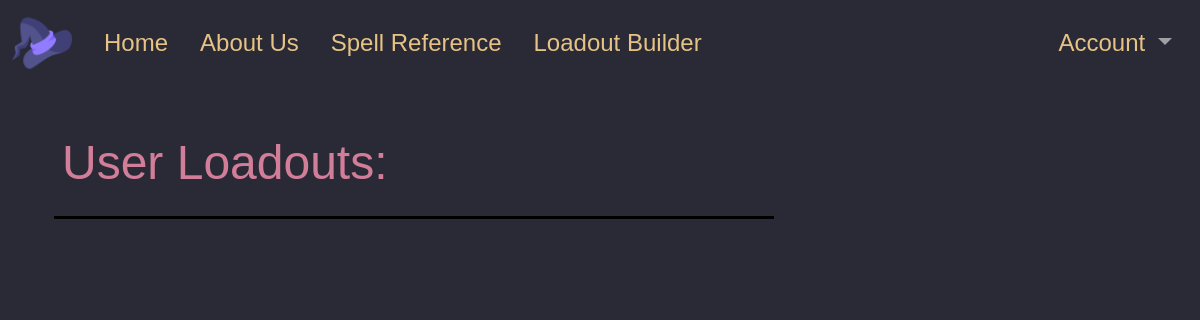
/myloadouts (signed in), run on an earlier commit of the app's database.
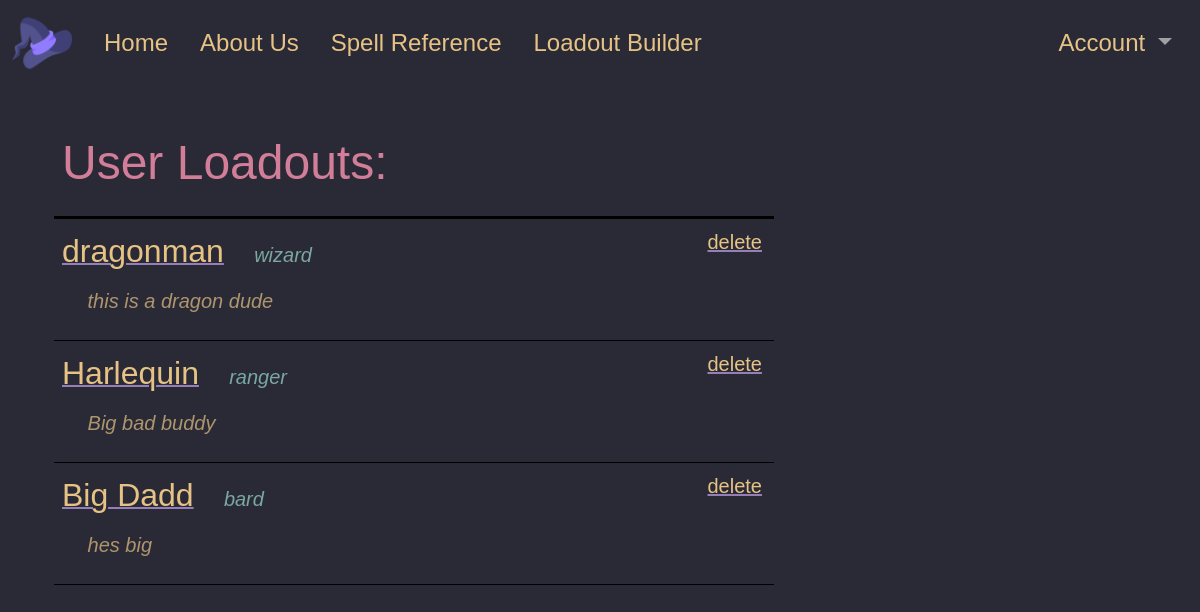
And on a later commit of the database.
### tables this page shows
CREATE TABLE loadouts (
    loadout_id INTEGER PRIMARY KEY,
    user_id INTEGER,
    loadout_name TEXT NOT NULL,
    class TEXT NOT NULL,
    description TEXT,
    spell_name TEXT NOT NULL
);

### run.py (the view)
@app.route('/myloadouts', methods=['GET', 'POST'])
def myloadouts():
    if 'user' in session.keys():
        loadouts = get_db().get_user_loadouts(session['user']['id'])
        loadout_names = []
        unique_loadouts = []
        for loadout in loadouts:
            name = loadout[2]
            if name not in loadout_names:
                unique_loadouts.append(loadout)
                loadout_names.append(name)
        print(loadout_names)
        return render_template('myloadouts.html',loadouts = unique_loadouts)

### db.py (called while the page is built)
    def select(self, sql, parameters=[]):
        c = self.conn.cursor()
        c.execute(sql, parameters)
        return c.fetchall()

    def get_user_loadouts(self, user_id):
        data = self.select('SELECT distinct * FROM loadouts WHERE loadouts.user_id = ?', [user_id])
        return data

### run.py (called while the page is built)
def get_db():
    db = getattr(g, '_database', None)
    if db is None:
        db = Database(DATABASE_PATH)
    return db

### templates/myloadouts.html (shortened to what this page needs)
{% extends "base.html" %} {% block title %}Builder{%endblock%}
{%block content%}
<div class = 'row'>
    <div class="col-md-8">
        <table class = "table border-black" id = "loadout-list">
            <thead style="border-bottom-width: 3px;">
                <tr>
                    <th class = "tref-h">
                        <h1 class="t6 py-2 container-heading">User Loadouts:</h1>
                    </th>
                </tr>
            </thead>
            <tbody>
                {%for loadout in loadouts%}
                    <tr>
                        <td class = 'tref'>
                            <a class = "loadout-select aref tref-l" style="font-size: 2.0rem;" href="{{ url_for('loadout', loadout_id=loadout[2]) }}">{{loadout[2]}}</a>
                            <p class="px-2 t5-plus" style="display:inline-block;font-size: 1.25rem;">&ensp; <em>{{loadout[3]}}</em></p>
                            <a class="delete aref tref-l" href="#" style = "float:right; display:inline-block; padding-right:4px; font-size:1.25rem" data-name="{{loadout[2]}}">delete</a>
                            {%if loadout[4] == "" %}
                                <p style="font-size: 1.25rem;opacity: 0.7;">&emsp; <em>no description </em></p>
                            {%else%}
                                 <p style="font-size: 1.25rem;opacity: 0.7;">&emsp; <em>{{loadout[4]}}</em></p>
                            {%endif%}
                        </td>
                    </tr>
                {%endfor%}
            </tbody>
        </table>
    </div>
</div>
{%endblock%}

### templates/base.html (shortened to what this page needs)
<!DOCTYPE html>
<html>
<head>
    <link href="https://cdn.jsdelivr.net/npm/bootstrap@5.3.2/dist/css/bootstrap.min.css"
    rel="stylesheet"
>
    <link rel="stylesheet" href="/static/css/base.css">
    <link rel="stylesheet" href="/static/css/loadouts.css">
</head>
<body>
    <header>
        <div class="container-xxl">
            <div class="row">
                <div class="col">
                    <nav class="navbar navbar-expand-md navbar-dark">
                        <a class="navbar-brand" href="/"><img src="/static/img/witch-hat.png" style="max-height: 60px;"></a>
                        <div class="collapse navbar-collapse" id="navbarSupportedContent">
                            <ul class="navbar-nav me-auto">
                                <li class="header-unselected nav-item{% if active == 'Home' %} header-selected active{% endif %}">
                                    <a class="nav-link" href="/">Home</a>
                                </li>
                                <li class="header-unselected nav-item{% if active == 'About' %} header-selected active{% endif %}">
                                    <a class="nav-link" href="/about">About Us</a>
                                </li>
                                <li class="header-unselected nav-item{% if active == 'Spell Reference' %} header-selected active{% endif %}">
                                    <a class="nav-link" href="/spell_reference">Spell Reference</a>
                                </li>
                                <li class="header-unselected nav-item{% if active == 'Loadout Builder' %} header-selected active{% endif %}">
                                    <a class="nav-link" href="/builder1">Loadout Builder</a>
                                </li>
                            </ul>
                            <ul class="navbar-nav">
                                <li class="nav-item dropdown">
                                    <a class="nav-link dropdown-toggle header-unselected" href="#" id="navbarDropdown" role="button"
                                        data-bs-toggle="dropdown" aria-haspopup="true" aria-expanded="false">
                                        Account
                                    </a>
                            </ul>
                        </div>
                    </nav>
                </div>
            </div>
        </div>
    </header>
    <main>
        <div class="container-lg content">
            {% block content %}{% endblock %}
        </div>
    </main>
</body>
</html>

### static/css/base.css (style rules this page uses)
body { font-family: 'Baskerville', 'Trebuchet MS', sans-serif; font-size: 1.5rem; background: #2A2A37; }
header { background: #2A2A37; }
.header-unselected { -webkit-text-fill-color: #E6C384; }
.navbar-expand-md .navbar-nav .nav-link { padding-left: 1rem; padding-right: 1rem; }
.content { padding: 2rem 1.5rem; }
.container-heading { font-size: 3.0rem; }
thead th { position:sticky;top: 0; z-index: 1; }
.tref { background-color: #2A2A37 !important; -webkit-text-fill-color: #E6C384; }
.tref-h { background-color: #2A2A37 !important; -webkit-text-fill-color: #D27E99; }
.tref-l { background-color: #2A2A37 !important; -webkit-text-fill-color: #E6C384; }
.aref { text-decoration: underline; text-decoration-thickness: 1.5px; text-decoration-color: #957FB8; }
.t5-plus { -webkit-text-fill-color: #7AA89F; }
.t6 { color: #D27E99; }

### static/css/loadouts.css (style rules this page uses)
.loadout-select { display:inline-block; border:none; background-color: transparent; -webkit-text-fill-color:#E6C384; }

What changed in the data, as far as the page shows it:
added loadouts: loadout_name "dragonman", class "wizard", description "this is a dragon dude"
added loadouts: loadout_name "Harlequin", class "ranger", description "Big bad buddy"
added loadouts: loadout_name "Big Dadd", class "bard", description "hes big"
